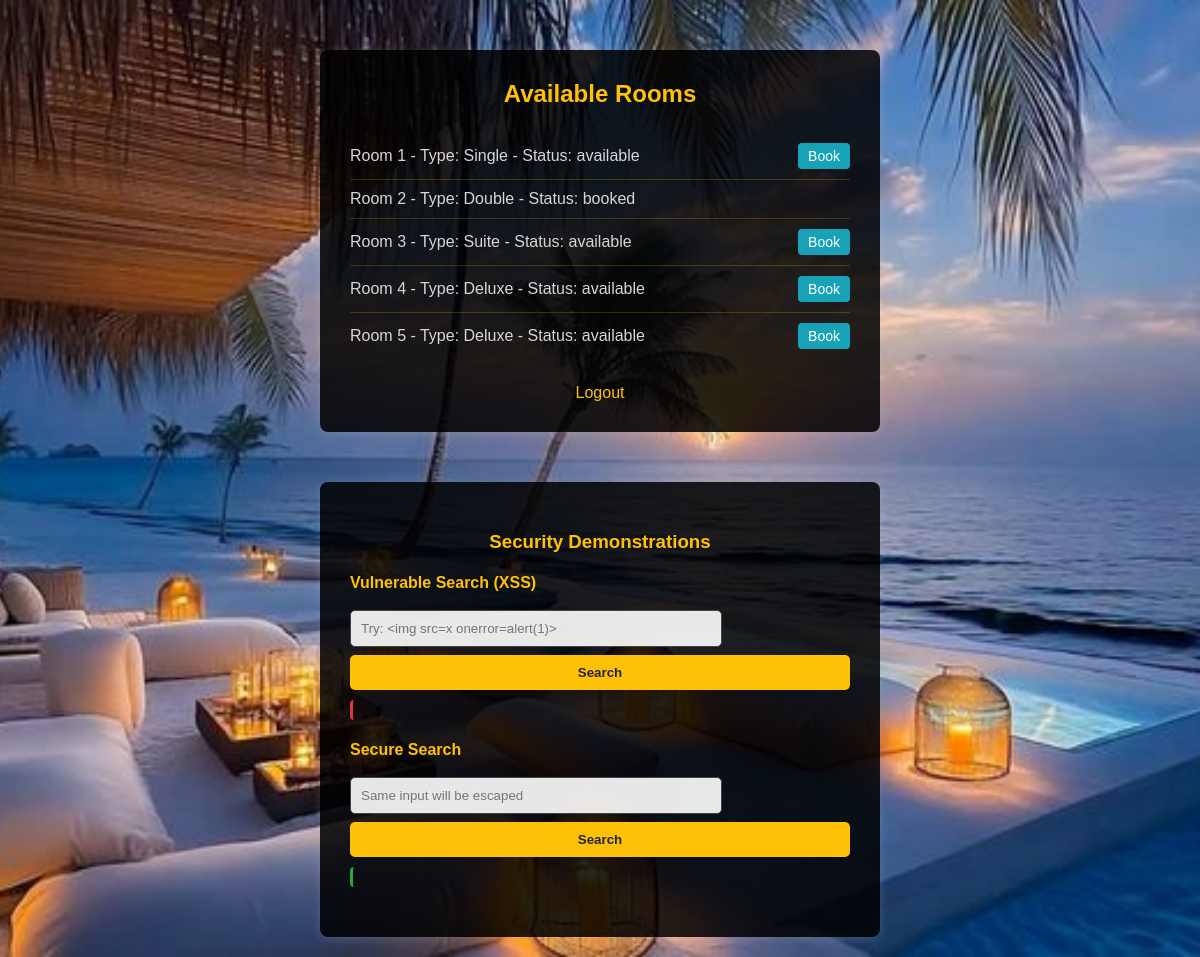
The page /dashboard (signed in) on the database as committed earlier.
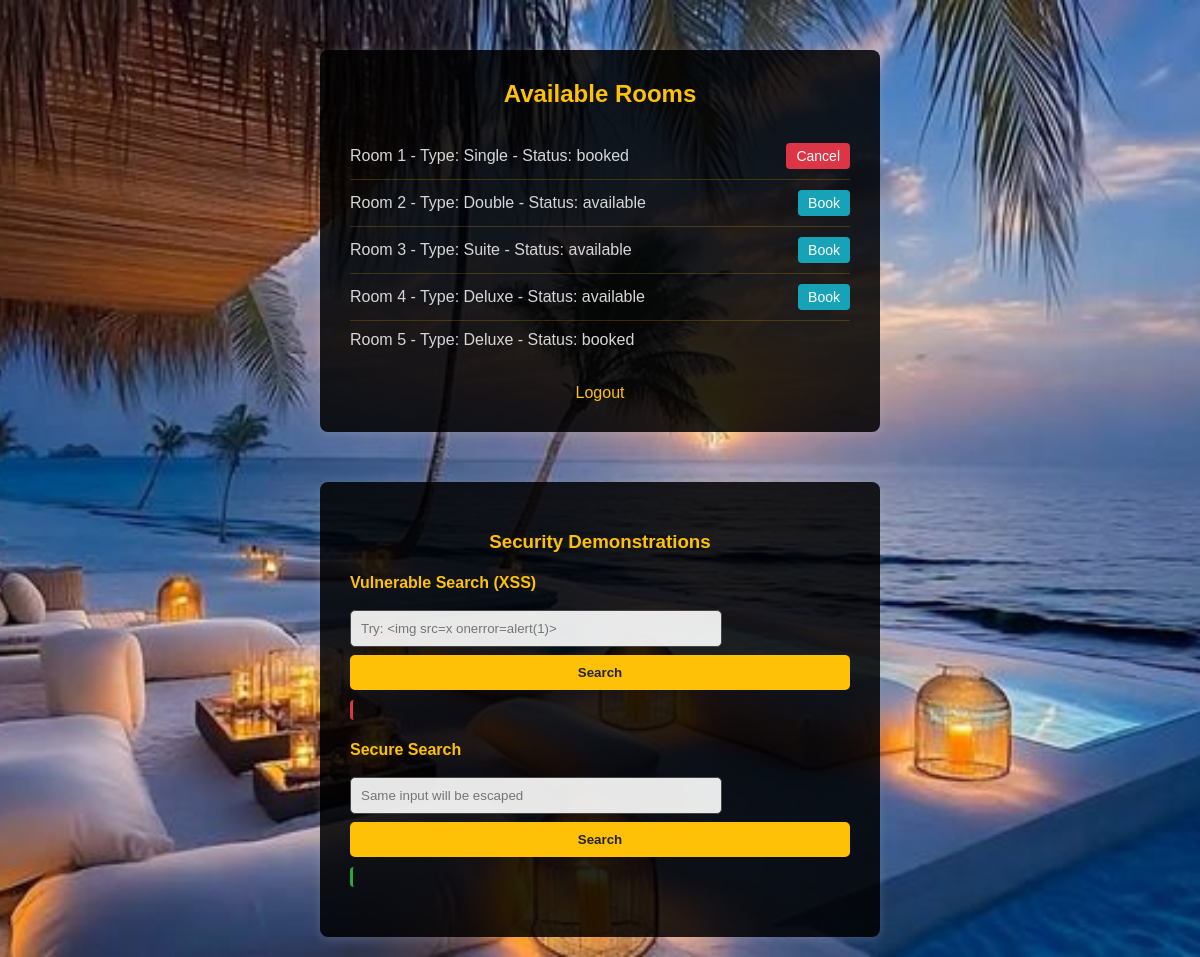
The same page on the database as committed later.
### tables this page shows
CREATE TABLE rooms (
        id INTEGER PRIMARY KEY,
        type TEXT,
        status TEXT);

### app.py (the view)
@app.route('/dashboard')
def dashboard():
    if 'user_id' not in session:
        return redirect(url_for('login'))
    con = sqlite3.connect('hotel.db')
    cur = con.cursor()
    cur.execute("SELECT * FROM rooms")
    rooms = cur.fetchall()
    cur.execute("SELECT room_id FROM bookings WHERE user_id=?", (session['user_id'],))
    user_booked = [row[0] for row in cur.fetchall()]
    con.close()
    return render_template('dashboard.html', rooms=rooms, user_booked_room_ids=user_booked)

### templates/dashboard.html (shortened to what this page needs)
<!DOCTYPE html>
<html>
<head>
    <link rel="stylesheet" href="{{ url_for('static', filename='style.css') }}">
</head>
<body>
<div class="container">
    <h2 style="color: #ffc107; text-align: center;">Available Rooms</h2>
    <div class="room-listing">
        {% for room in rooms %}
        <div class="room-item">
            <span>Room {{ room[0] }} - Type: {{ room[1] }} - Status: {{ room[2] }}</span>
            {% if room[2] == 'available' %}
                <form method="GET" action="/book/{{ room[0] }}" style="display:inline;">
                    <button type="submit" class="book-btn">Book</button>
                </form>
            {% elif room[2] == 'booked' and room[0] in user_booked_room_ids %}
                <form method="POST" action="/unbook" style="display:inline;">
                    <button type="submit" class="cancel-btn">Cancel</button>
                </form>
            {% endif %}
        </div>
        {% endfor %}
    </div>
    <div class="nav-links">
        <a href="/logout">Logout</a>
    </div>
</div>
<div class="demo-section">
    <h3 style="color: #ffc107; text-align: center;">Security Demonstrations</h3>
    <div class="search-box">
        <h4>Vulnerable Search (XSS)</h4>
        <form onsubmit="handleInsecureSearch(event)">
            <input type="text" id="insecureQuery" class="search-input"
                   placeholder="Try: &lt;img src=x onerror=alert(1)&gt;">
            <input type="submit" value="Search" class="search-btn">
        </form>
        <div id="insecureResults"></div>
    </div>
    <div class="search-box">
        <h4>Secure Search</h4>
        <form onsubmit="handleSecureSearch(event)">
            <input type="text" id="secureQuery" class="search-input"
                   placeholder="Same input will be escaped">
            <input type="submit" value="Search" class="search-btn">
        </form>
        <div id="secureResults"></div>
    </div>
</div>
</body>
</html>

### static/style.css (style rules this page uses)
.container { max-width: 600px; margin: 50px auto; background: rgba(1, 1, 1, 0.85); padding: 30px; border-radius: 8px; box-shadow: 0 2px 10px rgba(0,0,0,0.3); }
h1, h2 { text-align: center; color: #ffc107; margin-top: 0; }
.room-listing { margin: 25px 0; }
.room-item { display: flex; justify-content: space-between; align-items: center; padding: 12px 0; border-bottom: 1px solid rgba(255, 193, 7, 0.2); }
.room-item:last-child { border-bottom: none; }
.book-btn { background-color: #17a2b8; color: white; border: none; padding: 6px 12px; border-radius: 4px; font-size: 14px; cursor: pointer; transition: background 0.3s; margin-left: 15px; }
form { display: flex; flex-direction: column; }
input[type="text"] { margin: 8px 0; padding: 10px; border-radius: 5px; border: 1px solid #444; background: rgba(255, 255, 255, 0.9); color: #333; }
input[type="submit"] { background-color: #ffc107; color: #222; border: none; padding: 10px; border-radius: 5px; cursor: pointer; font-weight: bold; transition: background 0.3s; }

Rows that differ between the two databases and show on the page:
changed rooms "Single": status "available" → "booked"; status "Book" → "Cancel"
changed rooms "Double": status "booked" → "available"; now shows "Book"
changed rooms id 5: status "available" → "booked"; no longer shows "Book"
